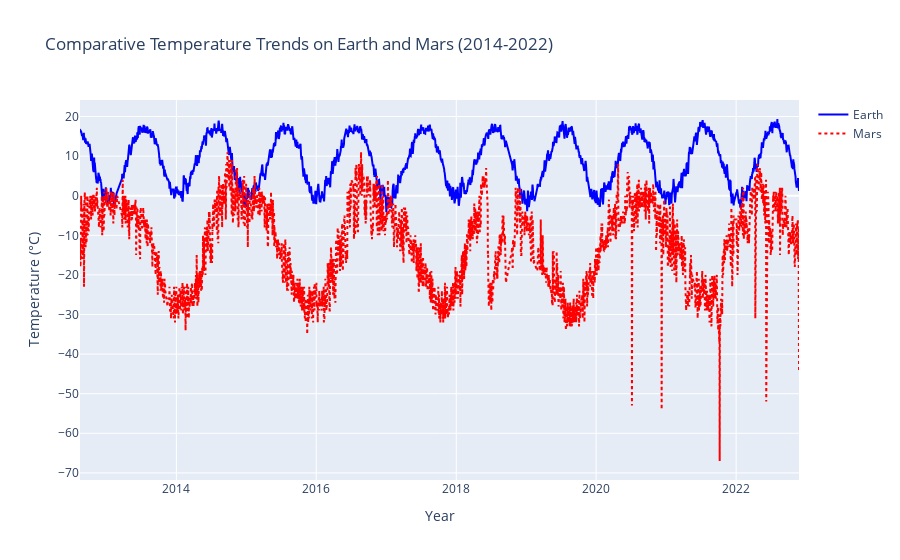

Write notebook code for a chart like this one.
### Code cell
# Create traces
trace_earth = go.Scatter(
    x=merged_df['date'],
    y=merged_df['temperature_2m'],
    mode='lines',
    name='Earth',
    line=dict(color='blue')
)

trace_mars = go.Scatter(
    x=merged_df['date'],
    y=merged_df['max_temp'],
    mode='lines',
    name='Mars',
    line=dict(color='red', dash='dot')  # Different style for Mars for clarity
)

fig = go.Figure(data=[trace_earth, trace_mars])
fig.update_layout(
    title='Comparative Temperature Trends on Earth and Mars (2014-2022)',
    xaxis_title='Year',
    yaxis_title='Temperature (°C)',
    # template='plotly_dark'  # Using dark theme for better visibility
)

fig.show()

### Figure 1 — Plotly figure (JSON) as saved in the notebook; plotly's stock layout.template omitted (floating-point values rounded to 4 significant figures; data arrays with more than 128 entries replaced by an {"elided": "..."} marker saying what was removed)
{"data": [{"line": {"color": "blue"}, "mode": "lines", "name": "Earth", "type": "scatter", "x": {"elided": "5450 str values"}, "y": {"elided": "5450 float values"}}, {"line": {"color": "red", "dash": "dot"}, "mode": "lines", "name": "Mars", "type": "scatter", "x": {"elided": "5450 str values"}, "y": {"elided": "5450 int values"}}], "layout": {"title": {"text": "Comparative Temperature Trends on Earth and Mars (2014-2022)"}, "xaxis": {"title": {"text": "Year"}}, "yaxis": {"title": {"text": "Temperature (°C)"}}}}
